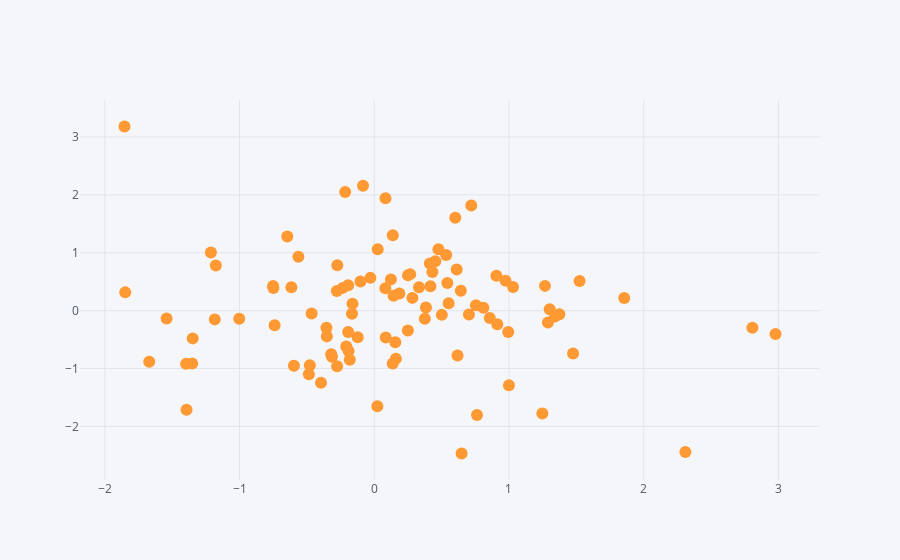

This figure's notebook cell:
### Code cell
df1.iplot(kind='scatter',x='A',y='B',mode='markers')
